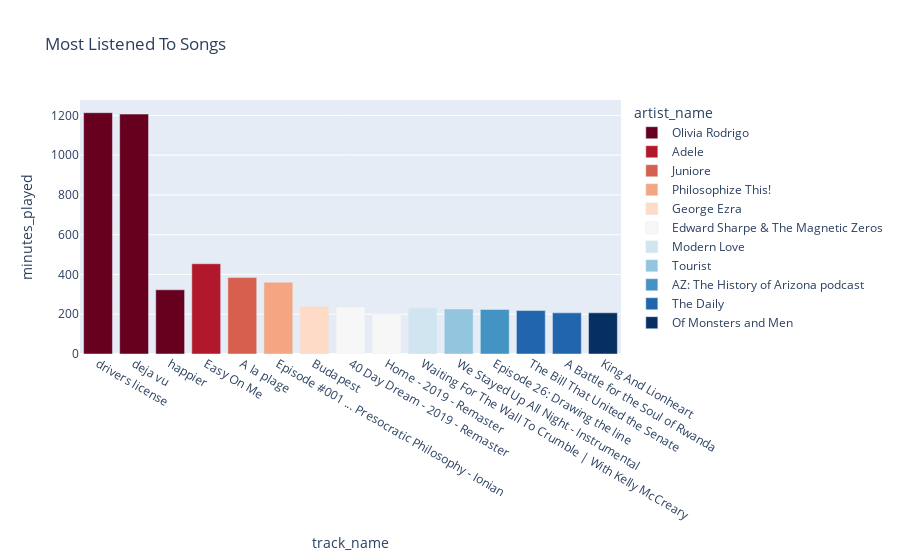

Notebook code cell kept with this figure:
### Code cell
fig = px.bar(songs, x="track_name", y="minutes_played", title = 'Most Listened To Songs', color = "artist_name", color_discrete_sequence=px.colors.sequential.RdBu)
fig.show()

### Figure 1 — Plotly figure (JSON) as saved in the notebook; plotly's stock layout.template omitted (floating-point values rounded to 4 significant figures)
{"data": [{"alignmentgroup": "True", "hovertemplate": "artist_name=Olivia Rodrigo<br>track_name=%{x}<br>minutes_played=%{y}<extra></extra>", "legendgroup": "Olivia Rodrigo", "marker": {"color": "rgb(103,0,31)", "pattern": {"shape": ""}}, "name": "Olivia Rodrigo", "offsetgroup": "Olivia Rodrigo", "orientation": "v", "showlegend": true, "textposition": "auto", "type": "bar", "x": ["drivers license", "deja vu", "happier"], "xaxis": "x", "y": [1213.0, 1206.0, 322.9], "yaxis": "y"}, {"alignmentgroup": "True", "hovertemplate": "artist_name=Adele<br>track_name=%{x}<br>minutes_played=%{y}<extra></extra>", "legendgroup": "Adele", "marker": {"color": "rgb(178,24,43)", "pattern": {"shape": ""}}, "name": "Adele", "offsetgroup": "Adele", "orientation": "v", "showlegend": true, "textposition": "auto", "type": "bar", "x": ["Easy On Me"], "xaxis": "x", "y": [453.9], "yaxis": "y"}, {"alignmentgroup": "True", "hovertemplate": "artist_name=Juniore<br>track_name=%{x}<br>minutes_played=%{y}<extra></extra>", "legendgroup": "Juniore", "marker": {"color": "rgb(214,96,77)", "pattern": {"shape": ""}}, "name": "Juniore", "offsetgroup": "Juniore", "orientation": "v", "showlegend": true, "textposition": "auto", "type": "bar", "x": ["A la plage"], "xaxis": "x", "y": [384.2], "yaxis": "y"}, {"alignmentgroup": "True", "hovertemplate": "artist_name=Philosophize This!<br>track_name=%{x}<br>minutes_played=%{y}<extra></extra>", "legendgroup": "Philosophize This!", "marker": {"color": "rgb(244,165,130)", "pattern": {"shape": ""}}, "name": "Philosophize This!", "offsetgroup": "Philosophize This!", "orientation": "v", "showlegend": true, "textposition": "auto", "type": "bar", "x": ["Episode #001 ... Presocratic Philosophy - Ionian"], "xaxis": "x", "y": [361.4], "yaxis": "y"}, {"alignmentgroup": "True", "hovertemplate": "artist_name=George Ezra<br>track_name=%{x}<br>minutes_played=%{y}<extra></extra>", "legendgroup": "George Ezra", "marker": {"color": "rgb(253,219,199)", "pattern": {"shape": ""}}, "name": "George Ezra", "offsetgroup": "George Ezra", "orientation": "v", "showlegend": true, "textposition": "auto", "type": "bar", "x": ["Budapest"], "xaxis": "x", "y": [239.9], "yaxis": "y"}, {"alignmentgroup": "True", "hovertemplate": "artist_name=Edward Sharpe & The Magnetic Zeros<br>track_name=%{x}<br>minutes_played=%{y}<extra></extra>", "legendgroup": "Edward Sharpe & The Magnetic Zeros", "marker": {"color": "rgb(247,247,247)", "pattern": {"shape": ""}}, "name": "Edward Sharpe & The Magnetic Zeros", "offsetgroup": "Edward Sharpe & The Magnetic Zeros", "orientation": "v", "showlegend": true, "textposition": "auto", "type": "bar", "x": ["40 Day Dream - 2019 - Remaster", "Home - 2019 - Remaster"], "xaxis": "x", "y": [236.0, 201.1], "yaxis": "y"}, {"alignmentgroup": "True", "hovertemplate": "artist_name=Modern Love<br>track_name=%{x}<br>minutes_played=%{y}<extra></extra>", "legendgroup": "Modern Love", "marker": {"color": "rgb(209,229,240)", "pattern": {"shape": ""}}, "name": "Modern Love", "offsetgroup": "Modern Love", "orientation": "v", "showlegend": true, "textposition": "auto", "type": "bar", "x": ["Waiting For The Wall To Crumble | With Kelly McCreary"], "xaxis": "x", "y": [232.0], "yaxis": "y"}, {"alignmentgroup": "True", "hovertemplate": "artist_name=Tourist<br>track_name=%{x}<br>minutes_played=%{y}<extra></extra>", "legendgroup": "Tourist", "marker": {"color": "rgb(146,197,222)", "pattern": {"shape": ""}}, "name": "Tourist", "offsetgroup": "Tourist", "orientation": "v", "showlegend": true, "textposition": "auto", "type": "bar", "x": ["We Stayed Up All Night - Instrumental"], "xaxis": "x", "y": [226.5], "yaxis": "y"}, {"alignmentgroup": "True", "hovertemplate": "artist_name=AZ: The History of Arizona podcast<br>track_name=%{x}<br>minutes_played=%{y}<extra></extra>", "legendgroup": "AZ: The History of Arizona podcast", "marker": {"color": "rgb(67,147,195)", "pattern": {"shape": ""}}, "name": "AZ: The History of Arizona podcast", "offsetgroup": "AZ: The History of Arizona podcast", "orientation": "v", "showlegend": true, "textposition": "auto", "type": "bar", "x": ["Episode 26: Drawing the line"], "xaxis": "x", "y": [223.7], "yaxis": "y"}, {"alignmentgroup": "True", "hovertemplate": "artist_name=The Daily<br>track_name=%{x}<br>minutes_played=%{y}<extra></extra>", "legendgroup": "The Daily", "marker": {"color": "rgb(33,102,172)", "pattern": {"shape": ""}}, "name": "The Daily", "offsetgroup": "The Daily", "orientation": "v", "showlegend": true, "textposition": "auto", "type": "bar", "x": ["The Bill That United the Senate", "A Battle for the Soul of Rwanda"], "xaxis": "x", "y": [218.4, 206.9], "yaxis": "y"}, {"alignmentgroup": "True", "hovertemplate": "artist_name=Of Monsters and Men<br>track_name=%{x}<br>minutes_played=%{y}<extra></extra>", "legendgroup": "Of Monsters and Men", "marker": {"color": "rgb(5,48,97)", "pattern": {"shape": ""}}, "name": "Of Monsters and Men", "offsetgroup": "Of Monsters and Men", "orientation": "v", "showlegend": true, "textposition": "auto", "type": "bar", "x": ["King And Lionheart"], "xaxis": "x", "y": [207.1], "yaxis": "y"}], "layout": {"barmode": "relative", "legend": {"title": {"text": "artist_name"}, "tracegroupgap": 0}, "title": {"text": "Most Listened To Songs"}, "xaxis": {"anchor": "y", "domain": [0, 1], "title": {"text": "track_name"}}, "yaxis": {"anchor": "x", "domain": [0, 1], "title": {"text": "minutes_played"}}}}
